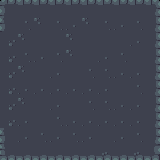

This is a level from a 2D game, rendered from its Tiled map with the project's own tilesets. A one-line summary and the map file follow, with tile-layer data summarised:
An orthogonal 10x10 tile map with 16x16 px tiles, 1 tile layer (Kachelebene 1).

<map version="1.0" orientation="orthogonal" renderorder="right-down" width="10" height="10" tilewidth="16" tileheight="16" nextobjectid="1">
 <tileset firstgid="1" name="dungeon_tiles_compact_and_varied" tilewidth="16" tileheight="16">
  <image source="dungeon_tiles_compact_and_varied.png" trans="000000" width="336" height="104" />
 </tileset>
 <layer name="Kachelebene 1" width="10" height="10">
  <data>[100 cells, 100 non-empty, 14 distinct tile ids]</data>
 </layer>
</map>
